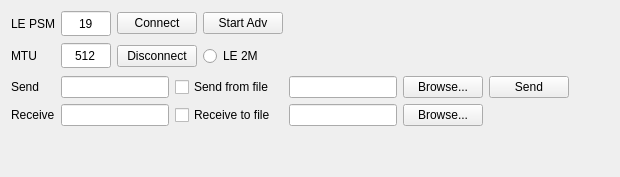
          <widget class="QWidget" name="tabLECOC">
           <attribute name="title">
            <string>LE COC</string>
           </attribute>
           <layout class="QGridLayout" name="gridLayout_40">
            <item row="1" column="0">
             <layout class="QGridLayout" name="gridLayout_38">
              <item row="0" column="0">
               <widget class="QLabel" name="label_82">
                <property name="sizePolicy">
                 <sizepolicy hsizetype="Fixed" vsizetype="Fixed">
                  <horstretch>0</horstretch>
                  <verstretch>0</verstretch>
                 </sizepolicy>
                </property>
                <property name="minimumSize">
                 <size>
                  <width>44</width>
                  <height>0</height>
                 </size>
                </property>
                <property name="frameShape">
                 <enum>QFrame::NoFrame</enum>
                </property>
                <property name="frameShadow">
                 <enum>QFrame::Raised</enum>
                </property>
                <property name="text">
                 <string>Send</string>
                </property>
               </widget>
              </item>
              <item row="0" column="1">
               <widget class="QLineEdit" name="lineEditLecocSend">
                <property name="enabled">
                 <bool>true</bool>
                </property>
                <property name="text">
                 <string/>
                </property>
               </widget>
              </item>
              <item row="0" column="2">
               <widget class="QCheckBox" name="cbLecocSendFile">
                <property name="text">
                 <string>Send from file</string>
                </property>
               </widget>
              </item>
              <item row="0" column="3">
               <widget class="QLineEdit" name="lineEditLecocSendFile">
                <property name="text">
                 <string/>
                </property>
               </widget>
              </item>
              <item row="0" column="4">
               <widget class="QPushButton" name="btnLecocBrowseSend">
                <property name="text">
                 <string>Browse...</string>
                </property>
               </widget>
              </item>
              <item row="0" column="5">
               <widget class="QPushButton" name="btnLecocSend">
                <property name="text">
                 <string>Send</string>
                </property>
               </widget>
              </item>
              <item row="1" column="0">
               <widget class="QLabel" name="label_80">
                <property name="frameShape">
                 <enum>QFrame::NoFrame</enum>
                </property>
                <property name="frameShadow">
                 <enum>QFrame::Raised</enum>
                </property>
                <property name="text">
                 <string>Receive</string>
                </property>
               </widget>
              </item>
              <item row="1" column="1">
               <widget class="QLineEdit" name="lineEditLecocReceive">
                <property name="sizePolicy">
                 <sizepolicy hsizetype="Fixed" vsizetype="Fixed">
                  <horstretch>0</horstretch>
                  <verstretch>0</verstretch>
                 </sizepolicy>
                </property>
                <property name="text">
                 <string/>
                </property>
                <property name="frame">
                 <bool>true</bool>
                </property>
                <property name="readOnly">
                 <bool>true</bool>
                </property>
               </widget>
              </item>
              <item row="1" column="2">
               <widget class="QCheckBox" name="cbLecocReceiveFile">
                <property name="sizePolicy">
                 <sizepolicy hsizetype="Minimum" vsizetype="Fixed">
                  <horstretch>0</horstretch>
                  <verstretch>0</verstretch>
                 </sizepolicy>
                </property>
                <property name="minimumSize">
                 <size>
                  <width>108</width>
                  <height>0</height>
                 </size>
                </property>
                <property name="text">
                 <string>Receive to file</string>
                </property>
               </widget>
              </item>
              <item row="1" column="3">
               <widget class="QLineEdit" name="lineEditLecocReceiveFile">
                <property name="text">
                 <string/>
                </property>
               </widget>
              </item>
              <item row="1" column="4">
               <widget class="QPushButton" name="btnLecocBrowseReceive">
                <property name="text">
                 <string>Browse...</string>
                </property>
               </widget>
              </item>
             </layout>
            </item>
            <item row="0" column="0">
             <layout class="QGridLayout" name="gridLayout_39">
              <item row="1" column="1">
               <widget class="QLineEdit" name="lineEditLecocMtu">
                <property name="sizePolicy">
                 <sizepolicy hsizetype="Minimum" vsizetype="Fixed">
                  <horstretch>0</horstretch>
                  <verstretch>0</verstretch>
                 </sizepolicy>
                </property>
                <property name="minimumSize">
                 <size>
                  <width>0</width>
                  <height>25</height>
                 </size>
                </property>
                <property name="maximumSize">
                 <size>
                  <width>50</width>
                  <height>16777215</height>
                 </size>
                </property>
                <property name="inputMask">
                 <string>999</string>
                </property>
                <property name="text">
                 <string>512</string>
                </property>
                <property name="cursorPosition">
                 <number>3</number>
                </property>
                <property name="alignment">
                 <set>Qt::AlignCenter</set>
                </property>
                <property name="placeholderText">
                 <string>&gt; 23</string>
                </property>
               </widget>
              </item>
              <item row="1" column="2">
               <widget class="QPushButton" name="btnLecocDisconnect">
                <property name="text">
                 <string>Disconnect</string>
                </property>
               </widget>
              </item>
              <item row="1" column="3">
               <widget class="QRadioButton" name="radioButtonLecoc2mPhy">
                <property name="minimumSize">
                 <size>
                  <width>0</width>
                  <height>28</height>
                 </size>
                </property>
                <property name="layoutDirection">
                 <enum>Qt::LeftToRight</enum>
                </property>
                <property name="autoFillBackground">
                 <bool>false</bool>
                </property>
                <property name="text">
                 <string>LE 2M</string>
                </property>
               </widget>
              </item>
              <item row="0" column="3">
               <widget class="QPushButton" name="pushButtonLecocStartAdv">
                <property name="text">
                 <string>Start Adv</string>
                </property>
               </widget>
              </item>
              <item row="0" column="0">
               <widget class="QLabel" name="label_811">
                <property name="maximumSize">
                 <size>
                  <width>50</width>
                  <height>16777215</height>
                 </size>
                </property>
                <property name="text">
                 <string>LE PSM</string>
                </property>
               </widget>
              </item>
              <item row="0" column="1">
               <widget class="QLineEdit" name="lineEditLecocPsm">
                <property name="sizePolicy">
                 <sizepolicy hsizetype="Minimum" vsizetype="Fixed">
                  <horstretch>0</horstretch>
                  <verstretch>0</verstretch>
                 </sizepolicy>
                </property>
                <property name="minimumSize">
                 <size>
                  <width>0</width>
                  <height>25</height>
                 </size>
                </property>
                <property name="maximumSize">
                 <size>
                  <width>50</width>
                  <height>16777215</height>
                 </size>
                </property>
                <property name="inputMask">
                 <string>HH</string>
                </property>
                <property name="text">
                 <string>19</string>
                </property>
                <property name="cursorPosition">
                 <number>2</number>
                </property>
                <property name="alignment">
                 <set>Qt::AlignCenter</set>
                </property>
                <property name="placeholderText">
                 <string>in hex</string>
                </property>
               </widget>
              </item>
              <item row="0" column="2">
               <widget class="QPushButton" name="btnLecocConnect">
                <property name="text">
                 <string>Connect</string>
                </property>
               </widget>
              </item>
              <item row="1" column="0">
               <widget class="QLabel" name="label_83">
                <property name="maximumSize">
                 <size>
                  <width>50</width>
                  <height>16777215</height>
                 </size>
                </property>
                <property name="text">
                 <string>MTU</string>
                </property>
               </widget>
              </item>
              <item row="0" column="4">
               <spacer name="horizontalSpacer_38">
                <property name="orientation">
                 <enum>Qt::Horizontal</enum>
                </property>
                <property name="sizeHint" stdset="0">
                 <size>
                  <width>40</width>
                  <height>20</height>
                 </size>
                </property>
               </spacer>
              </item>
             </layout>
            </item>
            <item row="0" column="1">
             <spacer name="horizontalSpacer_37">
              <property name="orientation">
               <enum>Qt::Horizontal</enum>
              </property>
              <property name="sizeHint" stdset="0">
               <size>
                <width>40</width>
                <height>20</height>
               </size>
              </property>
             </spacer>
            </item>
            <item row="2" column="0">
             <spacer name="verticalSpacer_27">
              <property name="orientation">
               <enum>Qt::Vertical</enum>
              </property>
              <property name="sizeHint" stdset="0">
               <size>
                <width>20</width>
                <height>40</height>
               </size>
              </property>
             </spacer>
            </item>
           </layout>
          </widget>
